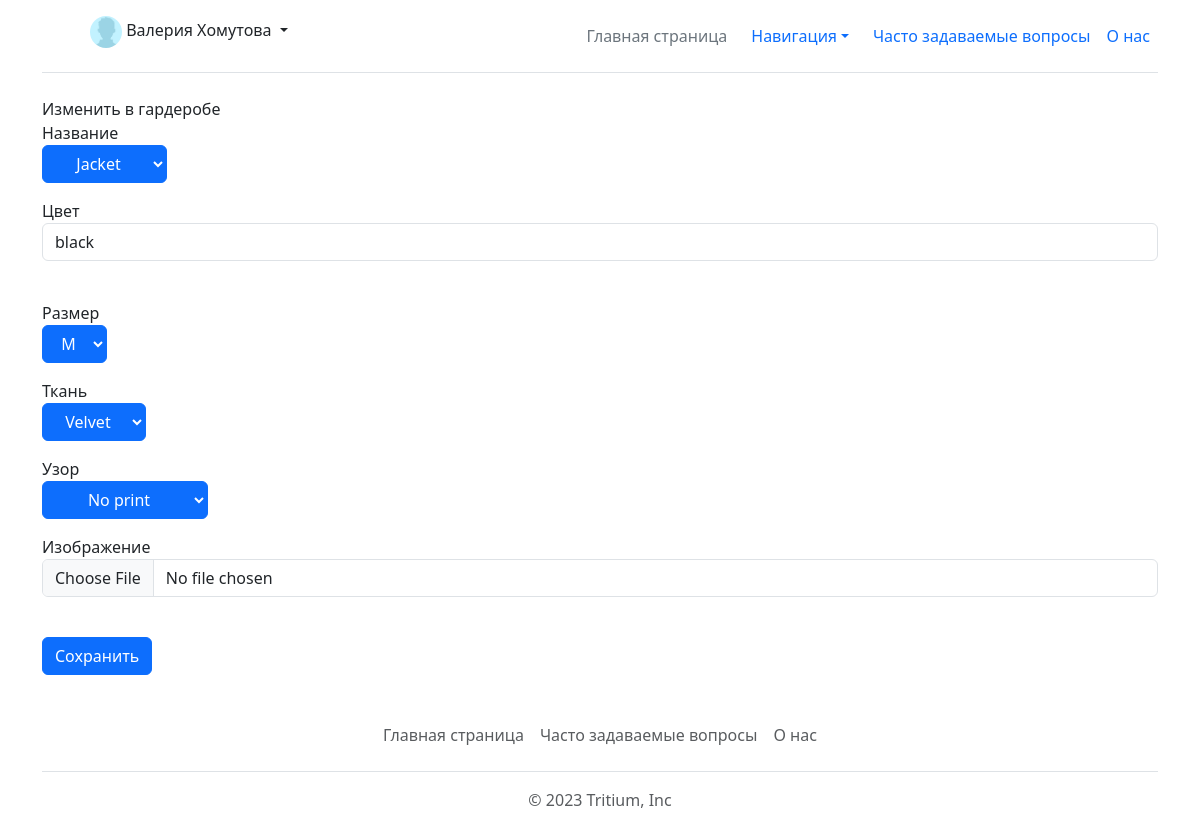
Screenshot of /wardrobe/edit/35 (signed in) with the database file from the repository.
### data/models/user.py (models this page shows, shortened)
class User(SqlAlchemyBase, UserMixin, SerializerMixin):
    __tablename__ = 'users'
    id = sqlalchemy.Column(sqlalchemy.Integer,
                           primary_key=True, autoincrement=True)
    name = sqlalchemy.Column(sqlalchemy.String, nullable=True)
    email = sqlalchemy.Column(sqlalchemy.String, unique=True, nullable=False)
    hashed_password = sqlalchemy.Column(sqlalchemy.String, nullable=False)
    access = sqlalchemy.Column(sqlalchemy.Integer, nullable=True, default=1)
    deleted = sqlalchemy.Column(sqlalchemy.Boolean, default=0)

### data/models/main_tables.py (models this page shows)
class UpperBody(SqlAlchemyBase, SerializerMixin):
    __tablename__ = 'Upper_body'
    id = sqlalchemy.Column(sqlalchemy.Integer,
                           primary_key=True, autoincrement=True)
    name = sqlalchemy.Column(sqlalchemy.String, nullable=True)
    season = sqlalchemy.Column(sqlalchemy.Integer, sqlalchemy.ForeignKey("Seasons.id"), nullable=True)
    origin = sqlalchemy.Column(sqlalchemy.Integer, sqlalchemy.ForeignKey("Countries.id"), nullable=True)
    appearance_year = sqlalchemy.Column(sqlalchemy.Integer, nullable=True)
    popularity_start = sqlalchemy.Column(sqlalchemy.Integer, nullable=True)
    popularity_end = sqlalchemy.Column(sqlalchemy.Integer, nullable=True)
    sleeves = sqlalchemy.Column(sqlalchemy.Integer, sqlalchemy.ForeignKey("Sleeves.id"), nullable=True)
    clasp = sqlalchemy.Column(sqlalchemy.Integer, sqlalchemy.ForeignKey("Clasps.id"), nullable=True)
    collar = sqlalchemy.Column(sqlalchemy.Integer, sqlalchemy.ForeignKey("Collars.id"), nullable=True)
    hood = sqlalchemy.Column(sqlalchemy.Boolean, nullable=True)
    lapels = sqlalchemy.Column(sqlalchemy.Integer, sqlalchemy.ForeignKey("Lapels.id"), nullable=True)
    pockets = sqlalchemy.Column(sqlalchemy.Boolean, nullable=True)
    fitted = sqlalchemy.Column(sqlalchemy.Integer, nullable=True)
    features = sqlalchemy.Column(sqlalchemy.String, nullable=True)
    picture = sqlalchemy.Column(sqlalchemy.String, nullable=True)
    deleted = sqlalchemy.Column(sqlalchemy.Integer, nullable=True, default=0)

### data/models/wardrobe.py (models this page shows)
class Wardrobe(SqlAlchemyBase, SerializerMixin):
    __tablename__ = 'Wardrobe'
    id = sqlalchemy.Column(sqlalchemy.Integer,
                           primary_key=True, autoincrement=True)
    type_ = sqlalchemy.Column(sqlalchemy.Integer, sqlalchemy.ForeignKey("Types.id"), nullable=True)
    owner = sqlalchemy.Column(sqlalchemy.Integer, sqlalchemy.ForeignKey("users.id"), nullable=True)
    name = sqlalchemy.Column(sqlalchemy.Integer, nullable=True)
    color = sqlalchemy.Column(sqlalchemy.String, nullable=True)
    size = sqlalchemy.Column(sqlalchemy.Integer, sqlalchemy.ForeignKey("Sizes.id"), nullable=True)
    fabric = sqlalchemy.Column(sqlalchemy.Integer, sqlalchemy.ForeignKey("Fabrics.id"), nullable=True)
    pattern = sqlalchemy.Column(sqlalchemy.Integer, sqlalchemy.ForeignKey("Patterns.id"), nullable=True)
    picture = sqlalchemy.Column(sqlalchemy.String, nullable=True)
    deleted = sqlalchemy.Column(sqlalchemy.Integer, nullable=True, default=0)

### main.py (the view, shortened to what this page needs)
@app.route("/wardrobe/edit/<int:id_>", methods=['GET', 'POST'])
@login_required
def wardrobe_edit(id_):
    db_sess = db_session.create_session()
    old_obj = db_sess.get(Wardrobe, id_)
    if not old_obj:
        abort(404)
    if not current_user.is_authenticated or (current_user.id != old_obj.owner and current_user.access != 3):
        abort(403)
    table = TABLES_CLASSES[db_sess.get(Types, old_obj.type_).name]
    old = {"name": db_sess.get(table, old_obj.name).name if db_sess.get(table, old_obj.name) else "",
           "size": db_sess.get(Sizes, old_obj.size).name if db_sess.get(Sizes, old_obj.size) else "",
           "fabric": db_sess.get(Fabrics, old_obj.fabric).name if db_sess.get(Fabrics, old_obj.fabric) else "",
           "pattern": db_sess.get(Patterns, old_obj.pattern).name if db_sess.get(Patterns, old_obj.pattern) else "",
           "color": old_obj.color}
    names_opt = [i.name for i in db_sess.query(table).filter(table.deleted == 0).all()]
    size_opt = [i.name for i in db_sess.query(Sizes).filter(Sizes.deleted == 0).all()]
    fabric_opt = [i.name for i in db_sess.query(Fabrics).filter(Fabrics.deleted == 0).all()]
    pattern_opt = [i.name for i in db_sess.query(Patterns).filter(Patterns.deleted == 0).all()]
    form = WardrobeForm()
    form.name.choices = names_opt
    form.size.choices = size_opt
    form.fabric.choices = fabric_opt
    form.pattern.choices = pattern_opt
    form.name.default = old["name"]
    form.size.default = old["size"]
    form.fabric.default = old["fabric"]
    form.pattern.default = old["pattern"]
    form.color.default = old["color"]
    form.process()
    return render_template("wardrobe_edit.html", form=form, title="Изменить в гардеробе", old=old)

### data/forms/wardrobe_form.py
class WardrobeForm(FlaskForm):
    name = SelectField("Название")
    color = StringField("Цвет")
    size = SelectField("Размер")
    fabric = SelectField("Ткань")
    pattern = SelectField("Узор")
    picture = FileField("Изображение")
    submit = SubmitField('Сохранить')

### data/models/db_session.py (called while the page is built)
def create_session() -> Session:
    global __factory
    return __factory()

### main.py (called while the page is built)
@login_manager.user_loader
def load_user(user_id):
    db_sess = db_session.create_session()
    return db_sess.query(User).get(user_id)

### templates/wardrobe_edit.html (shortened to what this page needs)
{% extends "base.html" %}
{% block content %}
{{ title}}
<form action="" method="post" novalidate enctype="multipart/form-data">
    <p>
        {{ form.name.label }}<br>
        {{ form.name(class="btn btn-primary dropdown-toggle") }}<br>
    </p>
    <p>
        {{ form.color.label }}<br>
        {{ form.color(class="form-control") }}<br>
    </p>
    <p>
        {{ form.size.label }}<br>
        {{ form.size(class="btn btn-primary dropdown-toggle") }}<br>
    </p>
    <p>
        {{ form.fabric.label }}<br>
        {{ form.fabric(class="btn btn-primary dropdown-toggle") }}<br>
    </p>
    <p>
        {{ form.pattern.label }}<br>
        {{ form.pattern(class="btn btn-primary dropdown-toggle") }}<br>
    </p>
    <p>
        {{ form.picture.label }}<br>
        {{ form.picture(class="form-control") }}<br>
    </p>
    <p>{{ form.submit(type="submit", class="btn btn-primary") }}</p>
</form>
{% endblock %}

### templates/base.html (shortened to what this page needs)
<!DOCTYPE html>
<html lang="en">
<head>
    <link href="https://cdn.jsdelivr.net/npm/bootstrap@5.3.0-alpha3/dist/css/bootstrap.min.css" rel="stylesheet"
>
</head>
<body>
<div class="container">
    <header class="d-flex flex-wrap align-items-center justify-content-center justify-content-md-between py-3 mb-4 border-bottom">
        <div class="col-md-3 mb-2 mb-md-0">
            <a href="/" class="d-inline-flex link-body-emphasis text-decoration-none">
                <svg class="bi" width="40" height="32" role="img" aria-label="Bootstrap">
                    <use xlink:href="#bootstrap"></use>
                </svg>
            </a>
        </div>
        <ul class="nav col-12 col-md-auto mb-2 justify-content-center mb-md-0">
            {% if current_user.is_authenticated %}
            <div style="position:absolute;left:90px" class="flex-shrink-0 dropdown">
                <a class="d-block link-dark text-decoration-none dropdown-toggle" data-bs-toggle="dropdown"
                   aria-expanded="false">
                    <img src="/static/img/pfp/base_png.jpg" alt="mdo" width="32" height="32" class="rounded-circle"> {{ current_user.name }}
                </a>
            </div>
            {%endif %}
            <li><a href="/main" class="nav-link px-2 link-secondary">Главная страница</a></li>
            <li class="nav-item dropdown">
                <nav class="">
                    <a class="nav-link dropdown-toggle" href="#" data-bs-toggle="dropdown" aria-expanded="false">Навигация</a>
                </nav>
            </li>
            <li><a href="/faq" class="nav-link px-2">Часто задаваемые вопросы</a></li>
            <li><a href="#" class="nav-link px-2">О нас</a></li>
        </ul>
    </header>
</div>
<main role="main" class="container">
{% block content %}{% endblock %}
</main>
<div class="container">
    <footer class="py-3 my-4">
        <ul class="nav justify-content-center border-bottom pb-3 mb-3">
            <li class="nav-item"><a href="/main" class="nav-link px-2 text-body-secondary">Главная страница</a></li>
            <li class="nav-item"><a href="/faq" class="nav-link px-2 text-body-secondary">Часто задаваемые вопросы</a></li>
            <li class="nav-item"><a href="#" class="nav-link px-2 text-body-secondary">О нас</a></li>
        </ul>
        <p class="text-center text-body-secondary">© 2023 Tritium, Inc</p>
    </footer>
</div>
</body>
</html>

### rows the page displays
User: name "Валерия Хомутова"
UpperBody: name "Jacket"
Wardrobe: color "black", size "M", fabric "Velvet", pattern "No print"

### other values shown
{{ title }} "Изменить в гардеробе"
